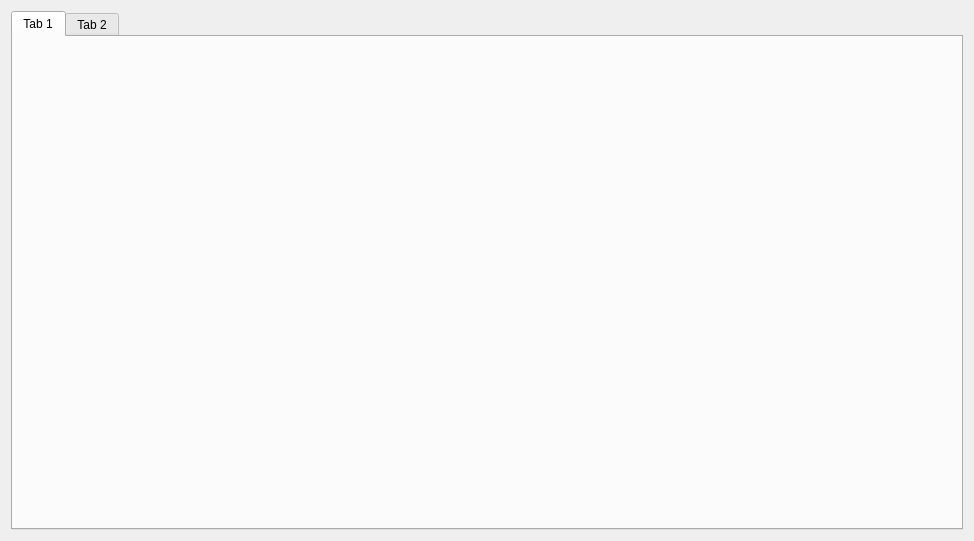
<?xml version="1.0" encoding="UTF-8"?>
<ui version="4.0">
 <class>Form</class>
 <widget class="QWidget" name="Form">
  <property name="geometry">
   <rect>
    <x>0</x>
    <y>0</y>
    <width>974</width>
    <height>541</height>
   </rect>
  </property>
  <property name="windowTitle">
   <string>Form</string>
  </property>
  <layout class="QFormLayout" name="formLayout">
   <item row="0" column="0" colspan="2">
    <widget class="QTabWidget" name="tabWidget">
     <property name="currentIndex">
      <number>0</number>
     </property>
     <widget class="QWidget" name="tab">
      <attribute name="title">
       <string>Tab 1</string>
      </attribute>
     </widget>
     <widget class="QWidget" name="tab_2">
      <attribute name="title">
       <string>Tab 2</string>
      </attribute>
      <layout class="QFormLayout" name="formLayout_2">
       <item row="0" column="0" colspan="2">
        <layout class="QVBoxLayout" name="verticalLayout" stretch="1,0">
         <item>
          <widget class="QSplitter" name="splitter">
           <property name="orientation">
            <enum>Qt::Horizontal</enum>
           </property>
           <widget class="QPlainTextEdit" name="plainTextEdit"/>
           <widget class="QPlainTextEdit" name="plainTextEdit_2"/>
          </widget>
         </item>
         <item>
          <widget class="QLabel" name="label">
           <property name="text">
            <string>TextLabel</string>
           </property>
          </widget>
         </item>
        </layout>
       </item>
      </layout>
     </widget>
    </widget>
   </item>
  </layout>
 </widget>
 <resources/>
 <connections/>
</ui>
